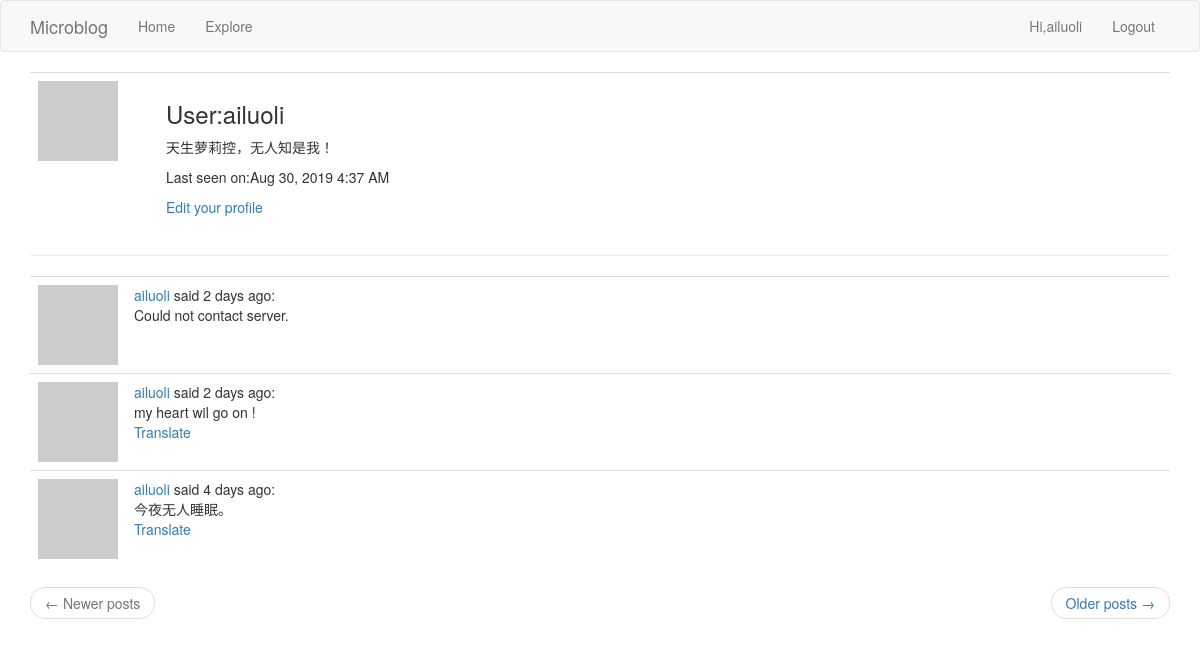
Page /user/ailuoli (signed in) on the earlier database version.
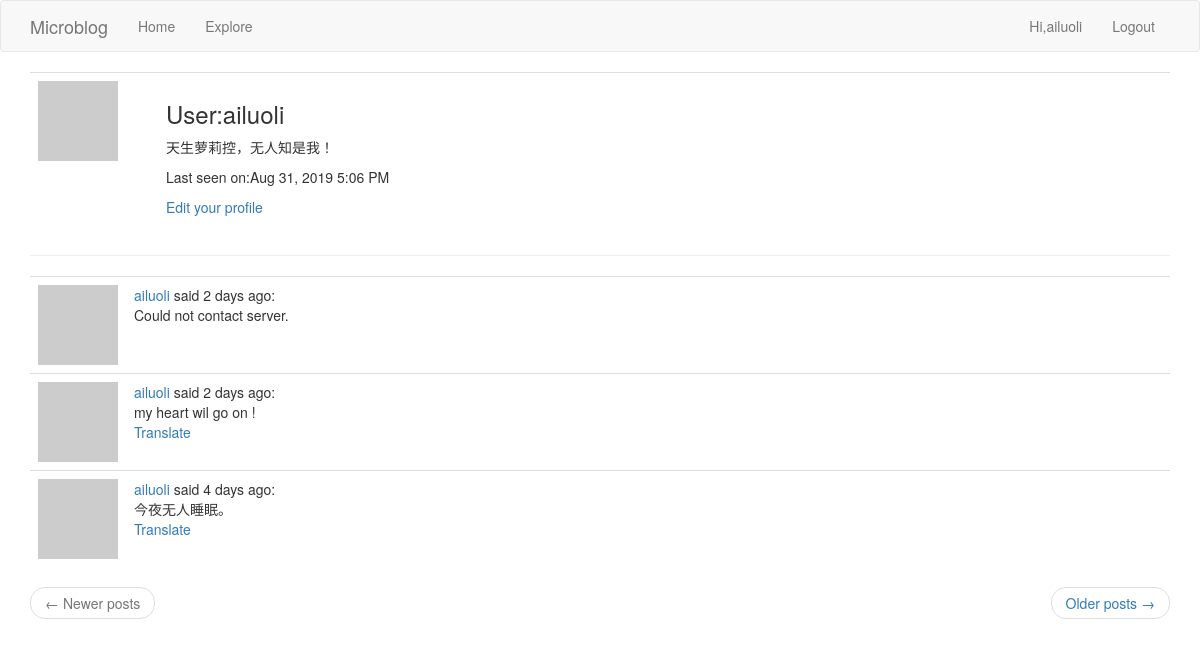
Same page on the later database version.
### app/models.py (models this page shows, shortened)
class User(UserMixin, db.Model):
	id = db.Column(db.Integer, primary_key=True)
	username = db.Column(db.String(64), index=True, unique=True)
	email = db.Column(db.String(120), index=True, unique=True)
	password_hash = db.Column(db.String(128))
	posts = db.relationship('Post', backref='author', lazy='dynamic')
	about_me = db.Column(db.String(140))
	last_seen = db.Column(db.DateTime, default=datetime.utcnow())
	followed = db.relationship(
		'User',
		secondary=followers,
		primaryjoin=(followers.c.follower_id == id),
		secondaryjoin=(followers.c.followed_id == id),
		backref=db.backref('followers', lazy='dynamic'),
		lazy='dynamic'
	)
	def avatar(self, size):
		digest = md5(self.email.lower().encode('utf-8')).hexdigest()
		return 'https://www.gravatar.com/avatar/{}?d=identicon&s={}'.format(digest, size)

class Post(db.Model):
	id = db.Column(db.Integer, primary_key=True)
	body = db.Column(db.String(1024))
	timestamp = db.Column(db.DateTime, index=True, default=datetime.utcnow)
	user_id = db.Column(db.Integer, db.ForeignKey('user.id'))
	language = db.Column(db.String(5))

### app/routes.py (the view)
@app.route('/user/<username>')
@login_required
def user(username):
	user = User.query.filter_by(username=username).first_or_404()
	page = request.args.get('page', 1, type=int)
	posts = user.posts.order_by(Post.timestamp.desc()).paginate(page, app.config['POSTS_PER_PAGE'], False)
	prev_url = url_for('user', username=username, page=posts.prev_num) if posts.has_prev else None
	next_url = url_for('user', username=username, page=posts.next_num) if posts.has_next else None
	return render_template('user.html', title=_('Profile'), user=user, posts=posts.items, next_url=next_url,
						   prev_url=prev_url)

### app/models.py (called while the page is built)
@login.user_loader
def load_user(user_id):
	return User.query.get(int(user_id))

### app/routes.py (called while the page is built)
@app.before_request
def before_request():
	if current_user.is_authenticated:
		current_user.last_seen = datetime.utcnow()
		db.session.commit()
	g.locale = 'zh_CN' if str(get_locale()).startswith('zh') else str(get_locale())

### app/templates/user.html (shortened to what this page needs)
{% extends 'base.html' %}
{% block app_content %}
    <table class="table">
        <tr>
            <td width="128px"><img src="{{ user.avatar(128) }}"></td>
            <td>
                <h3>{{ _('User:') }}{{ user.username }}</h3>
                {% if user.about_me %}
                    <p>{{ user.about_me }}</p>
                {% endif %}
                {% if user.last_seen %}
                    <p>{{ _('Last seen on:') }}{{ moment(user.last_seen).format('lll') }}</p>
                {% endif %}
                {% if user==current_user %}
                    <p>
                        <a href="{{ url_for('edit_profile') }}">{{ _('Edit your profile') }}</a>
                    </p>
                {% elif not current_user.is_following(user) %}
                    <p>
                        <a href="{{ url_for('follow', username=user.username) }}">{{ _('Follow') }}</a>
                    </p>
                {% else %}
                    <p>
                        <a href="{{ url_for('unfollow', username=user.username) }}">{{ _('Unfollow') }}</a>
                    </p>
                {% endif %}
            </td>
        </tr>
    </table>
    <hr>
    <table class="table table-hover">
        {% for post in posts %}
            {% include '_post.html' %}
        {% endfor %}
    </table>
    <nav aria-label="...">
        <ul class="pager">
            <li class="previous{% if not prev_url %} disabled{% endif %}">
                <a href="{{ prev_url or '#' }}">
                    <span aria-hidden="true">&larr;</span> {{ _('Newer posts') }}
                </a>
            </li>
            <li class="next{% if not next_url %} disabled{% endif %}">
                <a href="{{ next_url or '#' }}">
                    {{ _('Older posts') }} <span aria-hidden="true">&rarr;</span>
                </a>
            </li>
        </ul>
    </nav>
{% endblock %}

### app/templates/base.html (shortened to what this page needs)
{% extends "bootstrap/base.html" %}
{% block navbar %}
    <nav class="navbar navbar-default">
        <div class="container">
            <div class="navbar-header">
                <a class="navbar-brand" href="{{ url_for('index') }}">Microblog</a>
            </div>
            <div class="collapse navbar-collapse" id="bs-example-navbar-collapse-1">
                <ul class="nav navbar-nav">
                    <li><a href="{{ url_for('index') }}">{{ _('Home') }}</a></li>
                    <li><a href="{{ url_for('explore') }}">{{ _('Explore') }}</a></li>
                </ul>
                <ul class="nav navbar-nav navbar-right">
                    {% if current_user.is_anonymous %}
                        <li><a href="{{ url_for('login') }}">{{ _('Login') }}</a></li>
                    {% else %}
                        <li>
                            <a href="{{ url_for('user', username=current_user.username) }}">{{ _('Hi,%(username)s',username=current_user.username) }}</a>
                        </li>
                        <li><a href="{{ url_for('logout') }}">{{ _('Logout') }}</a></li>
                    {% endif %}
                </ul>
            </div>
        </div>
    </nav>
{% endblock %}
{% block content %}
    <div class="container">
        {% block app_content %}{% endblock %}
    </div>
{% endblock %}

### app/templates/_post.html (shortened to what this page needs)
<tr align="top">
    <td width="70px">
        <a href="{{ url_for('user', username=post.author.username) }}">
            <img src="{{ post.author.avatar(70) }}">
        </a>
    </td>
    <td>
        {{ _('%(username)s said %(when)s', username=user_link, when=moment(post.timestamp).fromNow()) }}:
        <br>
        <span id="post{{ post.id }}">{{ post.body }}</span>
        {% if post.language != g.locale %}
            <br>
            <span id="translate{{ post.id }}">
                 <a href="javascript:translate('#post{{ post.id }}','#translate{{ post.id }}','{{ post.language }}','{{ g.locale }}')">{{ _('Translate') }}</a>
            </span>
        {% endif %}
    </td>
</tr>

Differences in the rows shown:
changed User "ailuoli": last_seen "Aug 30, 2019 4:37 AM" → "Aug 31, 2019 5:06 PM"
